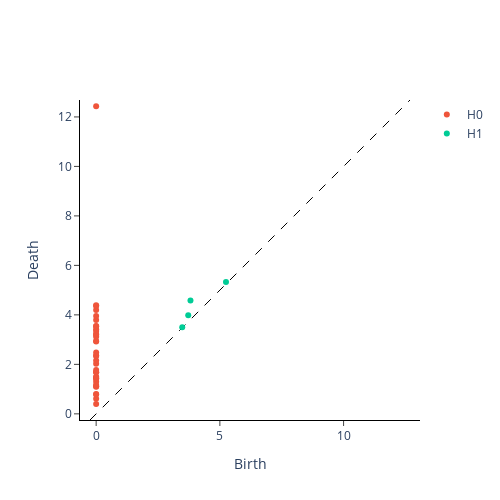

Notebook code for this chart:
### Code cell
y_periodic_embedded = example[None, :, :]
y_nonperiodic_embedded = y_nonperiodic_embedded[None, :, :]

from gtda.homology import VietorisRipsPersistence

# 0 - connected components, 1 - loops, 2 - voids
homology_dimensions = [0, 1, 2]

periodic_persistence = VietorisRipsPersistence(
    homology_dimensions=homology_dimensions, n_jobs=6
)
print("Persistence diagram for periodic signal")
periodic_persistence.fit_transform_plot(y_periodic_embedded)

### Figure 1 — Plotly figure (JSON) as saved in the notebook; plotly's stock layout.template omitted (floating-point values rounded to 4 significant figures)
{"data": [{"hoverinfo": "none", "line": {"color": "black", "dash": "dash", "width": 1}, "mode": "lines", "showlegend": false, "type": "scatter", "x": [-0.2487, 12.68], "y": [-0.2487, 12.68]}, {"hoverinfo": "text", "hovertext": ["(0.0, 0.3999999761581421)", "(0.0, 0.6082761287689209)", "(0.0, 0.7810248732566833)", "(0.0, 0.8062258362770081)", "(0.0, 1.1000003814697266)", "(0.0, 1.1180340051651)", "(0.0, 1.1704697608947754)", "(0.0, 1.3000000715255737)", "(0.0, 1.4212677478790283)", "(0.0, 1.4317827224731445)", "(0.0, 1.4866068363189697)", "(0.0, 1.4866071939468384)", "(0.0, 1.6763049364089966)", "(0.0, 1.6763054132461548)", "(0.0, 1.7720052003860474)", "(0.0, 2.024845838546753)", "(0.0, 2.158703327178955)", "(0.0, 2.3345234394073486)", "(0.0, 2.3537204265594482)", "(0.0, 2.48394775390625)", "(0.0, 2.920616626739502)", "(0.0, 2.9410877227783203)", "(0.0, 3.1144821643829346)", "(0.0, 3.1953091621398926)", "(0.0, 3.224902868270874)", "(0.0, 3.3526108264923096)", "(0.0, 3.4176013469696045)", "(0.0, 3.535533905029297)", "(0.0, 3.551056146621704)", "(0.0, 3.7947330474853516)", "(0.0, 3.9560084342956543)", "(0.0, 4.201189994812012)", "(0.0, 4.36004638671875)", "(0.0, 4.393176555633545)", "(0.0, 12.435433387756348)"], "mode": "markers", "name": "H0", "type": "scatter", "x": [0, 0, 0, 0, 0, 0, 0, 0, 0, 0, 0, 0, 0, 0, 0, 0, 0, 0, 0, 0, 0, 0, 0, 0, 0, 0, 0, 0, 0, 0, 0, 0, 0, 0, 0], "y": [0.4, 0.6083, 0.781, 0.8062, 1.1, 1.118, 1.17, 1.3, 1.421, 1.432, 1.487, 1.487, 1.676, 1.676, 1.772, 2.025, 2.159, 2.335, 2.354, 2.484, 2.921, 2.941, 3.114, 3.195, 3.225, 3.353, 3.418, 3.536, 3.551, 3.795, 3.956, 4.201, 4.36, 4.393, 12.44]}, {"hoverinfo": "text", "hovertext": ["(5.246903419494629, 5.331040859222412)", "(3.811823844909668, 4.580392837524414)", "(3.7215588092803955, 3.982461452484131)", "(3.4785056114196777, 3.5)"], "mode": "markers", "name": "H1", "type": "scatter", "x": [5.247, 3.812, 3.722, 3.479], "y": [5.331, 4.58, 3.982, 3.5]}, {"hoverinfo": "text", "hovertext": [], "mode": "markers", "name": "H2", "type": "scatter", "x": [], "y": []}], "layout": {"height": 500, "plot_bgcolor": "white", "width": 500, "xaxis": {"autorange": false, "exponentformat": "e", "linecolor": "black", "linewidth": 1, "mirror": false, "range": [-0.2487, 12.68], "showexponent": "all", "showline": true, "side": "bottom", "ticks": "outside", "title": {"text": "Birth"}, "type": "linear", "zeroline": true}, "yaxis": {"autorange": false, "exponentformat": "e", "linecolor": "black", "linewidth": 1, "mirror": false, "range": [-0.2487, 12.68], "scaleanchor": "x", "scaleratio": 1, "showexponent": "all", "showline": true, "side": "left", "ticks": "outside", "title": {"text": "Death"}, "type": "linear", "zeroline": true}}}
